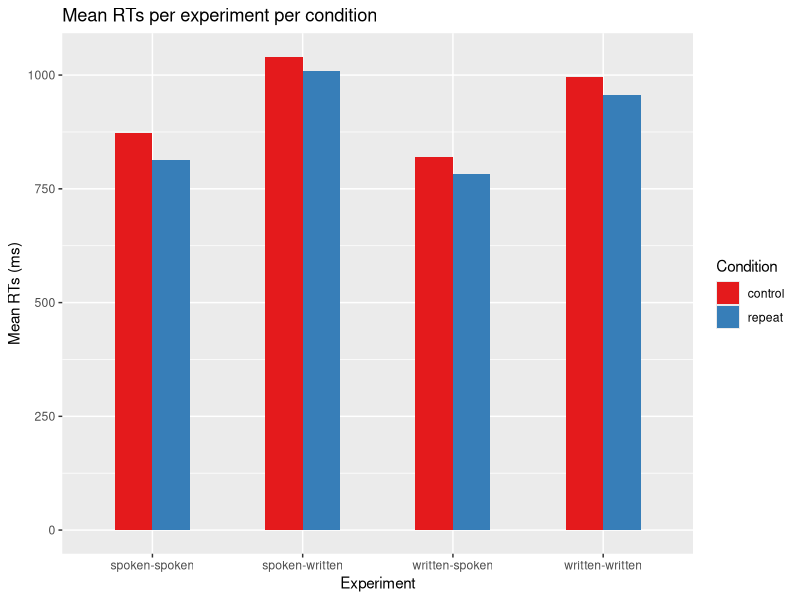
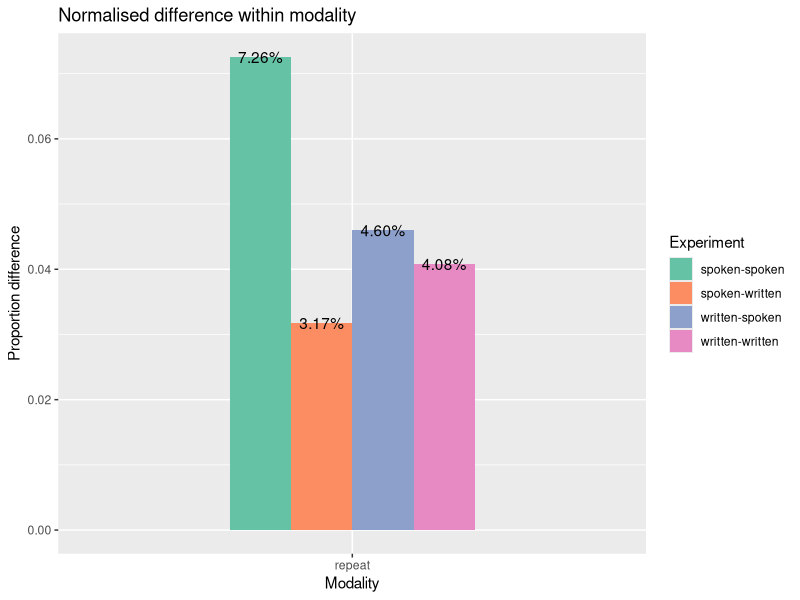

These figures' R source, in order:
## ---- chunk 1
library(tidyverse)
library(dplyr)
library(ggplot2)
## ---- chunk 2
df <- data.frame(Experiment = c("spoken-spoken", "written-written", "spoken-written", "written-spoken"),
                 Condition= rep(c("control", "repeat"), each = 4),
                 RT = c(872, 995, 1040, 819, 813, 956, 1008, 783),
                 Errors = c(3.5, 4.1, 3.3, 3.8, 2.9, 2.6, 4.2, 3.8))
## ---- chunk 3
ggplot(df, aes(x = Experiment, y = RT, fill = Condition)) +
  geom_bar(stat = "identity", width = 0.5, position = "dodge") +
  scale_fill_brewer(palette = "Set1") + 
  labs(x = "Experiment", y = "Mean RTs (ms)", title = "Mean RTs per experiment per condition")
## ---- chunk 4
normalised <- df %>%
  filter(Condition == "repeat") %>% 
  mutate(Difference = c(59, 39, 32, 36)) %>% 
  mutate(Normalisation = Difference/RT) %>% 
  mutate(Normalisation_perc = scales::percent(Normalisation))
## ---- chunk 5
ggplot(normalised, aes(x = Condition, y = Normalisation, fill = Experiment)) +
  geom_bar(stat = "identity", width = 0.5, position = "dodge") +
  geom_text(aes(label = Normalisation_perc), vjust = 0.5, position = position_dodge(width = 0.5)) +
  scale_fill_brewer(palette = "Set2") +
  labs(x ='Modality', y='Proportion difference', title = 'Normalised difference within modality')

#long-term priming -- when switching between two response modalities (speak - study phase, write - probe phase), they are 3.17% slower to write in response to the definition of a word they have already said in the study phase.
# when switching from write to speak, namely when they have to speak in response to the definition of a word they have already written in the study phase, they are 4.60% slower.
